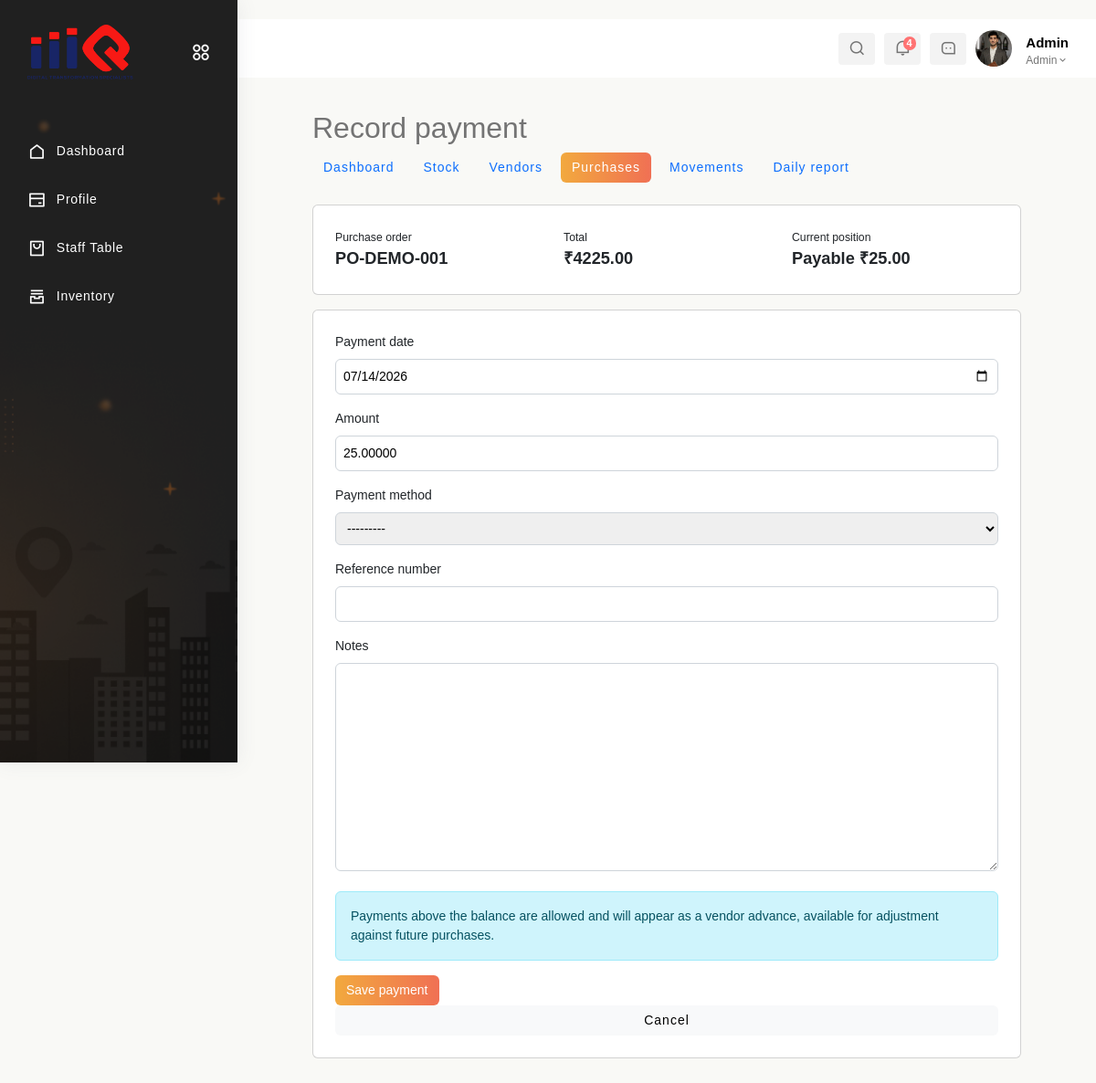
Screenshot of /inventory/purchases/1/payments/add/ (signed in) with the database file from the repository.
### app1/models.py (models this page shows, shortened)
class Admin(models.Model):
    username = models.CharField(max_length=100)
    password = models.CharField(max_length=100)
    phone_number = models.BigIntegerField()
    email = models.EmailField()
    is_active = models.BooleanField(default=True)

### app2/models.py (models this page shows, shortened)
class PurchaseOrder(models.Model):
    STATUS_CHOICES = [('draft', 'Draft'), ('ordered', 'Ordered'), ('received', 'Received'), ('cancelled', 'Cancelled')]
    PAYMENT_METHOD_CHOICES = [('cash', 'Cash'), ('card', 'Card'), ('upi', 'UPI'), ('bank', 'Bank Transfer'), ('credit', 'Credit')]
    number = models.CharField(max_length=40, unique=True)
    vendor = models.ForeignKey(Vendor, on_delete=models.PROTECT, related_name='purchase_orders')
    purchase_date = models.DateField(default=datetime.now)
    status = models.CharField(max_length=20, choices=STATUS_CHOICES, default='draft')
    amount_paid = models.DecimalField(max_digits=12, decimal_places=2, default=0, validators=[MinValueValidator(Decimal('0'))])
    payment_method = models.CharField(max_length=20, choices=PAYMENT_METHOD_CHOICES, blank=True)
    payment_date = models.DateField(null=True, blank=True)
    notes = models.TextField(blank=True)
    created_by = models.CharField(max_length=100, blank=True)
    created_at = models.DateTimeField(auto_now_add=True)
    updated_at = models.DateTimeField(auto_now=True)
    class Meta:
        ordering = ['-purchase_date', '-id']
    @property
    def total_amount(self):
        return sum((item.line_total for item in self.items.all()), Decimal('0'))
    @property
    def balance_amount(self):
        return self.total_amount - self.return_total - self.total_paid
    @property
    def return_total(self):
        if not self.pk:
            return Decimal('0')
        return self.vendor_returns.aggregate(total=models.Sum('purchase_cost_amount'))['total'] or Decimal('0')
    @property
    def total_paid(self):
        if not self.pk:
            return Decimal('0')
        return self.payments.aggregate(total=models.Sum('amount'))['total'] or Decimal('0')
    @property
    def payable_amount(self):
        return max(self.balance_amount, Decimal('0'))

class PurchaseOrderItem(models.Model):
    purchase_order = models.ForeignKey(PurchaseOrder, on_delete=models.CASCADE, related_name='items')
    inventory_item = models.ForeignKey(Inventory, on_delete=models.PROTECT, related_name='purchase_items')
    quantity_ordered = models.DecimalField(max_digits=12, decimal_places=3, validators=[MinValueValidator(Decimal('0.001'))])
    quantity_received = models.DecimalField(max_digits=12, decimal_places=3, default=0, validators=[MinValueValidator(Decimal('0'))])
    quantity_posted = models.DecimalField(max_digits=12, decimal_places=3, default=0, editable=False)
    unit = models.CharField(max_length=50, choices=INVENTORY_UNIT_CHOICES)
    unit_cost = models.DecimalField(max_digits=12, decimal_places=2, validators=[MinValueValidator(Decimal('0'))])
    class Meta:
        unique_together = [('purchase_order', 'inventory_item')]
    @property
    def line_total(self):
        return self.quantity_ordered * self.unit_cost

### app1/inventory_views.py (the view, shortened to what this page needs)
# urls.py: path('inventory/purchases/<int:pk>/payments/add/', inventory_views.purchase_payment_add, name='purchase_payment_add'),
def purchase_payment_add(request, pk):
    auth, response = _guard(request)
    if response: return response
    user, kind = auth
    po = get_object_or_404(PurchaseOrder.objects.prefetch_related('items', 'payments'), pk=pk)
    form = PurchasePaymentForm(request.POST or None, initial={'payment_date': timezone.localdate(), 'amount': po.payable_amount})
    return render(request, 'Inventory/payment_form.html', _context(user, kind, purchase_order=po, form=form))

### app2/inventory_forms.py
class PurchasePaymentForm(forms.ModelForm):
    class Meta:
        model = PurchasePayment
        fields = ['payment_date', 'amount', 'payment_method', 'reference_number', 'notes']
        widgets = {'payment_date': DateInput()}

### app1/inventory_views.py (called while the page is built)
def _access(request, read_only=False):
    user, user_type = get_logged_in_user(request)
    if not user:
        return None, None
    allowed = user_type == 'admin' or (user_type == 'staff' and user.role.lower() == 'inventory')
    if read_only and user_type == 'staff' and user.role.lower() == 'receptionist':
        allowed = True
    return (user, user_type) if allowed else (None, 'forbidden')

def _guard(request, read_only=False):
    user, kind = _access(request, read_only)
    if not user:
        messages.error(request, 'You do not have permission to access inventory.')
        return None, redirect('signin' if kind is None else 'staff_dashboard')
    return (user, kind), None

def _context(user, kind, **kwargs):
    return {'data': user, 'user_type': kind, 'base_template': 'Rest-Admin/base.html' if kind == 'admin' else 'Staff/base.html', **kwargs}

### app1/views.py (called while the page is built)
def get_logged_in_user(request):
    user_id = request.session.get('user_id')
    user_type = request.session.get('user_type')
    if not user_id or not user_type:
        return None, None
    try:
        if user_type == 'admin':
            return Admin.objects.get(id=user_id), 'admin'
        if user_type == 'staff':
            return Staff.objects.get(id=user_id), 'staff'
    except (Admin.DoesNotExist, Staff.DoesNotExist):
        return None, None
    return None, None

### templates/Inventory/payment_form.html
{% extends base_template %}{% block title %}Record Purchase Payment{% endblock %}{% block content %}<div class="container py-4" style="max-width:800px"><h2>Record payment</h2>{% include 'Inventory/_nav.html' %}<div class="card p-4 mb-3"><div class="row"><div class="col-md-4"><small>Purchase order</small><h5>{{ purchase_order.number }}</h5></div><div class="col-md-4"><small>Total</small><h5>₹{{ purchase_order.total_amount|floatformat:2 }}</h5></div><div class="col-md-4"><small>Current position</small><h5>{% if purchase_order.balance_amount > 0 %}Payable ₹{{ purchase_order.balance_amount|floatformat:2 }}{% elif purchase_order.balance_amount < 0 %}Advance ₹{{ purchase_order.advance_amount|floatformat:2 }}{% else %}Fully paid{% endif %}</h5></div></div></div><div class="card p-4"><form method="post">{% csrf_token %}{% for field in form %}<div class="mb-3"><label class="form-label">{{ field.label }}</label>{{ field }}{% for error in field.errors %}<div class="text-danger">{{ error }}</div>{% endfor %}</div>{% endfor %}<div class="alert alert-info">Payments above the balance are allowed and will appear as a vendor advance, available for adjustment against future purchases.</div><button class="btn btn-primary">Save payment</button> <a class="btn btn-light" href="{% url 'purchase_order_detail' purchase_order.pk %}">Cancel</a></form></div></div><style>input,select,textarea{width:100%;padding:.5rem;border:1px solid #ced4da;border-radius:.375rem}</style>{% endblock %}

### templates/Rest-Admin/base.html (shortened to what this page needs)
{% load static %}
<!DOCTYPE html>
<html lang="en">
<head>
    <link href='https://unpkg.com/boxicons@2.1.4/css/boxicons.min.css' rel='stylesheet'>
    <link rel="stylesheet" href="https://cdnjs.cloudflare.com/ajax/libs/font-awesome/6.0.0/css/all.min.css">
    <link href="https://cdn.jsdelivr.net/npm/bootstrap@5.3.0/dist/css/bootstrap.min.css" rel="stylesheet">
    <link rel="stylesheet" type="text/css" href="https://cdn.datatables.net/1.11.5/css/jquery.dataTables.min.css">
    <link href="https://cdn.jsdelivr.net/npm/remixicon/fonts/remixicon.css" rel="stylesheet">
    <link rel="stylesheet" href="https://unpkg.com/swiper/swiper-bundle.min.css">
    <link rel="stylesheet" href="https://cdn.jsdelivr.net/npm/bootstrap@5.3.0-alpha3/dist/css/bootstrap.min.css">
    <link rel="stylesheet" href="https://cdnjs.cloudflare.com/ajax/libs/font-awesome/6.0.0-beta3/css/all.min.css">
    <link href="https://cdn.jsdelivr.net/npm/remixicon/fonts/remixicon.css" rel="stylesheet">
    <link href="https://cdn.jsdelivr.net/npm/bootstrap@5.3.0/dist/css/bootstrap.min.css" rel="stylesheet">
    <link rel="stylesheet" href="{% static 'app1/css/homepage3.css' %}">
</head>
<body>
    <section id="sidebar" class="toggle_hide">
        <div class="logo-wrapper logo-wrapper-center">
            <a href="#" data-bs-original-title="" title="">
                <img class="img-fluid for-white" src="{% static 'images/c-logo.png' %}" alt="logo">
            </a>
            <div class="toggle-sidebar">
                <i class="ri-apps-2-line status_toggle middle sidebar-toggle"></i>
            </div>
        </div>
        <div class="sidebar-main">
            <div id="sidebar-menu">
                <ul class="sidebar-links" id="simple-bar">
                    <li class="sidebar-list">
                        <a class="sidebar-link sidebar-title link-nav" href="{% url 'Admin_Dashboard' %}">
                            <i class="ri-home-line"></i>
                            <span>Dashboard</span>
                        </a>
                    </li>
                    <li class="sidebar-list">
                        <a class="sidebar-link sidebar-title link-nav" href="{% url 'update_restaurant' %}">
                            <i class="ri-bank-card-line"></i>
                            <span>Profile</span>
                        </a>
                    </li>
                    <li class="sidebar-list">
                        <a class="sidebar-link sidebar-title link-nav" href="{% url 'add_staff' %}">
                            <i class="ri-shopping-bag-2-line"></i>
                            <span>Staff Table</span>
                        </a>
                    </li>
                    <li class="sidebar-list">
                        <a class="sidebar-link sidebar-title link-nav" href="{% url 'inventory_dashboard' %}">
                            <i class="ri-archive-stack-line"></i><span>Inventory</span>
                        </a>
                    </li>
                </ul>
            </div>
        </div>
    </section>
    <section id="content">
        <nav>
            <div class="nav-right col-xl-6 col-5 pull-right right-header p-0">
                <ul class="nav-menus">
                    <li class="search-icon">
                        <span class="header-search">
                            <i class="ri-search-line"></i>
                        </span>
                    </li>
                    <li class="onhover-dropdown">
                        <div class="notification-box">
                            <i class="ri-notification-line"></i>
                            <span class="badge rounded-pill badge-theme">4</span>
                        </div>
                    </li>
                    <li class="onhover-dropdown">
                        <div class="messages-box">
                            <i class="ri-message-3-line"></i>
                        </div>
                    </li>
                    <li class="profile-nav onhover-dropdown pe-0 me-0">
                        <div class="media profile-media">
                            <img class="user-profile rounded-circle" src="{% static 'images/1.jpg' %}" alt="">
                            <div class="media-body">
                                <span>{{data.username}}</span>
                                <p class="mb-0 font-roboto">Admin<i class="middle ri-arrow-down-s-line"></i></p>
                            </div>
                        </div>
                    </li>
                </ul>
            </div>
        </nav>
        <main>
            {% block content %}
            {% endblock %}
        </main>
    </section>
</body>
</html>

### templates/Rest-Admin/base.html (style rules this page uses)
.media-body span { font-weight: 600; font-size: 15px; color: black; }

### templates/Inventory/payment_form.html (style rules this page uses)
input,select,textarea { width:100%;padding:.5rem;border:1px solid #ced4da;border-radius:.375rem }

### rows the page displays
Admin: username "Admin"
PurchaseOrder: number "PO-DEMO-001", total_amount "4225.00", balance_amount "25.00"

### other values shown
{{ field.label }} "Payment date" "Amount" "Payment method" "Reference number" "Notes"
